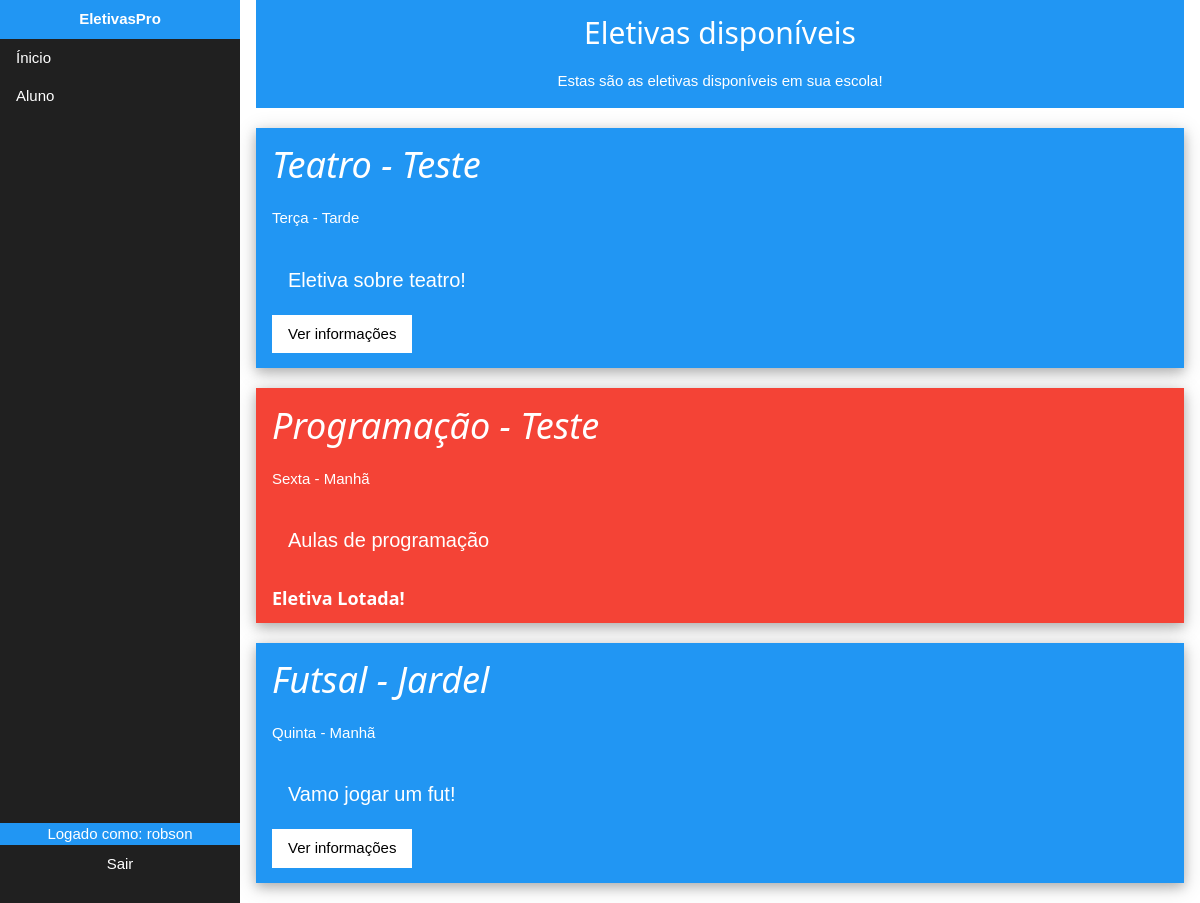
/aluno/eletivas/ (signed in), run on an earlier commit of the app's database.
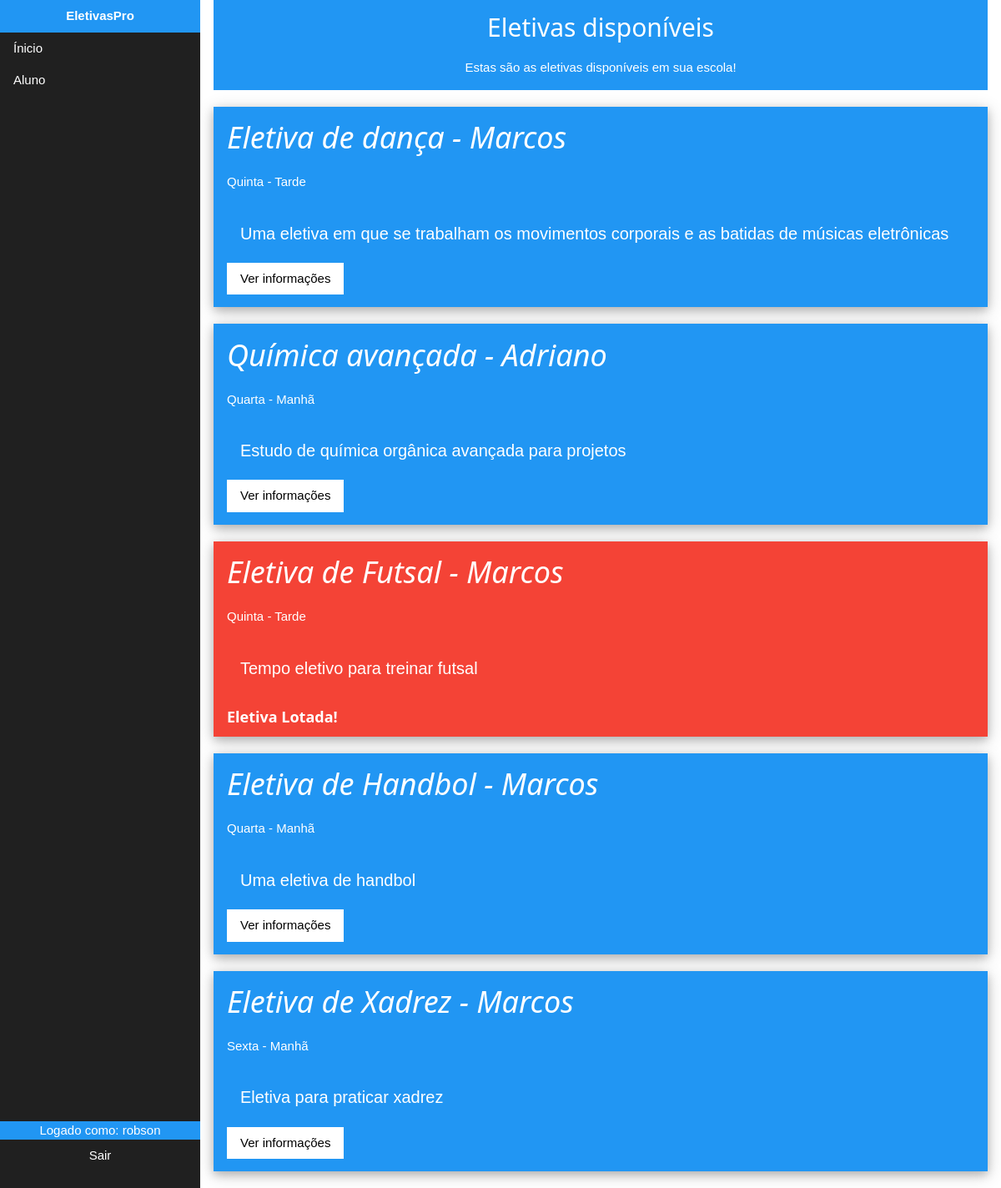
And on a later commit of the database.
### aluno/models.py (models this page shows, shortened)
class Aluno(models.Model):
    series = (
        (1,'1 Série'),
        (2,'2 Série'),
        (3,'3 Série'),
    )
    turmas = (
        ('A', 'TURMA A'),
        ('B', 'TURMA B'),
        ('C', 'TURMA C'),
        ('D', 'TURMA D'),
    )
    sige = models.CharField("Matricula do SIGE",max_length=7,unique=True,blank=True,null=True)
    nome = models.CharField("Nome", max_length=100)
    serie = models.IntegerField("Numero da série",choices=series, default=1)
    turma = models.CharField("Turma ", max_length=1,choices=turmas,default='A')
    cpf = models.CharField("CPF", max_length=11,blank=True,null=True)

### professor/models.py (models this page shows, shortened)
class Eletiva(models.Model):
    dias = (
        ('1','Segunda'),
        ('2','Terça'),
        ('3','Quarta'),
        ('4','Quinta'),
        ('5','Sexta'),
    )
    periodos = (
        ('1', 'Manhã'),
        ('2','Tarde'),
    )
    ativo = (
        (1,'Ativo'),
        (2,'Não Ativo'),
    )
    professor = models.ForeignKey(Professor,on_delete=models.CASCADE)
    nome = models.CharField("Nome",max_length=50)
    vagas = models.IntegerField("Número disponível de vagas",default=32)
    vagas_usadas = models.IntegerField("Vagas_preenchidas (deixe zero!)", default=0)
    dia = models.CharField("Dia da eletiva",max_length=1,choices=dias,default='1')
    periodo = models.CharField("Período da eletiva",max_length=1,choices=periodos,default='1')
    desc = models.TextField("Descrição da eletiva")
    ativa = models.IntegerField("Ativado",choices=ativo,default=1)

class Professor(models.Model):
    nome = models.CharField("Nome",max_length=80)
    disciplina = models.CharField("Disciplina",max_length=50)
    sige = models.CharField("Matricula SIGE",max_length=7)
    senha = models.CharField("Senha",max_length =80)
    def __str__(self):
        return self.nome

### aluno/auth_aluno.py (the view)
    def checar_logado(request, **kwargs):
        try:
            if request.session['aluno_logado'] == True:
                return view(request,**kwargs)
            else:
                return redir_entrar(request,**kwargs)
        except KeyError:
            return redir_entrar(request,**kwargs)

### aluno/auth_aluno.py (called while the page is built)
def require_aluno_logged(view):
    def redir_entrar(request, **kwargs):
        return redirect(reverse("aluno:entrar"))
    def checar_logado(request, **kwargs):
        try:
            if request.session['aluno_logado'] == True:
                return view(request,**kwargs)
            else:
                return redir_entrar(request,**kwargs)
        except KeyError:
            return redir_entrar(request,**kwargs)
    return checar_logado

### aluno/views.py (called while the page is built)
@require_aluno_logged
def eletivas(request):
    eletivas = Eletiva.objects.all()
    context = {'eletivas' : eletivas,'aluno' : Aluno.objects.get(pk=request.session['aluno_id'])
}
    return render(request,'eletivas/aluno/index.html',context)

### aluno/templates/eletivas/aluno/index.html (shortened to what this page needs)
{%include 'base/navbar_aluno.html'%}
<html>
<head>
</head>
<body>
    <div class="w3-container" style="margin-left: 20%;">
        <div class="w3-container w3-center w3-blue" style="margin-bottom: 20px;">
            <h2>Eletivas disponíveis</h2>
            <p>Estas são as eletivas disponíveis em sua escola!</p>
        </div>
    {%for eletiva in eletivas%}
    {%if eletiva.vagas == eletiva.vagas_usadas%}
    <div class="w3-card-4 w3-container w3-red" style="margin-bottom: 20px;">
            <header>
                <h1><i>{{eletiva.nome}} - {{eletiva.professor}}</i></h1>
                <p>{{ eletiva.get_dia_display }} - {{ eletiva.get_periodo_display }}</p>
            </header>
            <div class="w3-container">
            <p style="font-size: 20px;">{{eletiva.desc}}</p>
            </div>
            <footer>
                <h5><b>Eletiva Lotada!</b></h5>
            </footer>
    </div>
    {%else%}
    <div class="w3-card-4 w3-container w3-blue" style="margin-bottom: 20px;">
            <header>
                <h1><i>{{eletiva.nome}} - {{eletiva.professor}}</i></h1>
                <p>{{ eletiva.get_dia_display }} - {{ eletiva.get_periodo_display }}</p>
            </header>
            <div class="w3-container">
            <p style="font-size: 20px;">{{eletiva.desc}}</p>
            </div>
            <footer>
                <form action="{%url 'aluno:eletivas'%}" method="POST">
                    <a class="w3-btn w3-white" href="{%url 'aluno:eletiva' id=eletiva.pk%}">Ver informações</a>
                </form>
            </footer>
    </div>
    {%endif%}
    {%endfor%}
    </div>
    </body>
</html>

### home/templates/base/navbar_aluno.html (shortened to what this page needs)
{% load static %}
<head>
    <link rel="stylesheet" href="{% static 'css/w3.css'%}">
    <link rel="stylesheet" href="{% static 'css/navbar.css' %}">
</head>
<body>
    <div class="w3-sidebar w3-bar-block" style="width:20%;background-color:#202020;color:white;">
        <a href="#index" class="w3-bar-item w3-button w3-blue w3-hover-blue w3-center"><b>EletivasPro</b></a>
        <a href="{%url 'aluno:index'%}" class="w3-hover-blue w3-bar-item w3-button">Ínicio</a>
            <button class="w3-button w3-block w3-left-align w3-hover-blue" onclick="AlunoAccFunc()">
                Aluno
                </button>
            </div>
            <div>
                    <p class="w3-blue w3-bottom w3-left-align w3-center" style="width: 20%;margin-bottom: 58px;">Logado como: {{aluno.nome}}</p>
                </div>
            <a class="w3-bar-item w3-button w3-hover-blue w3-bottom w3-left-align w3-center" style="width: 20%;margin-bottom: 20px; color: white;" href="{% url 'professor:sair'%}">Sair</a>
</body>

### home/static/css/w3.css (style rules this page uses)
html { box-sizing:border-box }
*,*:before,*:after { box-sizing:inherit }
html { -ms-text-size-adjust:100%;-webkit-text-size-adjust:100% }
body { margin:0 }
article,aside,details,figcaption,figure,footer,header,main,menu,nav,section,summary { display:block }
a { background-color:transparent;-webkit-text-decoration-skip:objects }
button,input,select,textarea { font:inherit;margin:0 }
button,input { overflow:visible }
button,select { text-transform:none }
button,html [type=button],[type=reset],[type=submit] { -webkit-appearance:button }
html,body { font-family:Verdana,sans-serif;font-size:15px;line-height:1.5 }
html { overflow-x:hidden }
h1 { font-size:36px }
h2 { font-size:30px }
h5 { font-size:18px }
h1,h2,h3,h4,h5,h6 { font-family:"Segoe UI",Arial,sans-serif;font-weight:400;margin:10px 0 }
a { color:inherit }
.w3-btn,.w3-button { border:none;display:inline-block;padding:8px 16px;vertical-align:middle;overflow:hidden;text-decoration:none;color:inherit;background-color:inherit;text-align:center;cursor:pointer;white-space:nowrap }
.w3-btn,.w3-button { -webkit-touch-callout:none;-webkit-user-select:none;-khtml-user-select:none;-moz-user-select:none;-ms-user-select:none;user-select:none }
.w3-sidebar { height:100%;width:200px;background-color:#fff;position:fixed!important;z-index:1;overflow:auto }
.w3-bar-block .w3-bar-item { width:100%;display:block;padding:8px 16px;text-align:left;border:none;white-space:normal;float:none;outline:0 }
.w3-block { display:block;width:100% }
.w3-container:after,.w3-container:before,.w3-panel:after,.w3-panel:before,.w3-row:after,.w3-row:before,.w3-row-padding:after,.w3-row-padding:before, .w3-cell-row:before,.w3-cell-row:after,.w3-clear:after,.w3-clear:before,.w3-bar:before,.w3-bar:after { content:"";display:table;clear:both }
.w3-top,.w3-bottom { position:fixed;width:100%;z-index:1 }
.w3-bottom { bottom:0 }
.w3-container,.w3-panel { padding:0.01em 16px }
.w3-card-4,.w3-hover-shadow:hover { box-shadow:0 4px 10px 0 rgba(0,0,0,0.2),0 4px 20px 0 rgba(0,0,0,0.19) }
.w3-left-align { text-align:left!important }
.w3-center { text-align:center!important }
.w3-blue,.w3-hover-blue:hover { color:#fff!important;background-color:#2196F3!important }
.w3-red,.w3-hover-red:hover { color:#fff!important;background-color:#f44336!important }
.w3-white,.w3-hover-white:hover { color:#000!important;background-color:#fff!important }

### home/static/css/navbar.css (style rules this page uses)
body { margin: 0; }

What changed in the data, as far as the page shows it:
removed Eletiva: nome "Teatro", professor "Teste", dia "Terça", periodo "Tarde", desc "Eletiva sobre teatro!"
removed Eletiva: nome "Programação", professor "Teste", dia "Sexta", periodo "Manhã", desc "Aulas de programação"
removed Eletiva: nome "Futsal", professor "Jardel", dia "Quinta", periodo "Manhã", desc "Vamo jogar um fut!"
added Eletiva: nome "Eletiva de dança", professor "Marcos", dia "Quinta", periodo "Tarde", desc "Uma eletiva em que se trabalham os movimentos corporais e as batidas de músicas eletrônicas"
added Eletiva: nome "Química avançada", professor "Adriano", dia "Quarta", periodo "Manhã", desc "Estudo de química orgânica avançada para projetos"
added Eletiva: nome "Eletiva de Futsal", professor "Marcos", dia "Quinta", periodo "Tarde", desc "Tempo eletivo para treinar futsal"
added Eletiva: nome "Eletiva de Handbol", professor "Marcos", dia "Quarta", periodo "Manhã", desc "Uma eletiva de handbol"
added Eletiva: nome "Eletiva de Xadrez", professor "Marcos", dia "Sexta", periodo "Manhã", desc "Eletiva para praticar xadrez"
